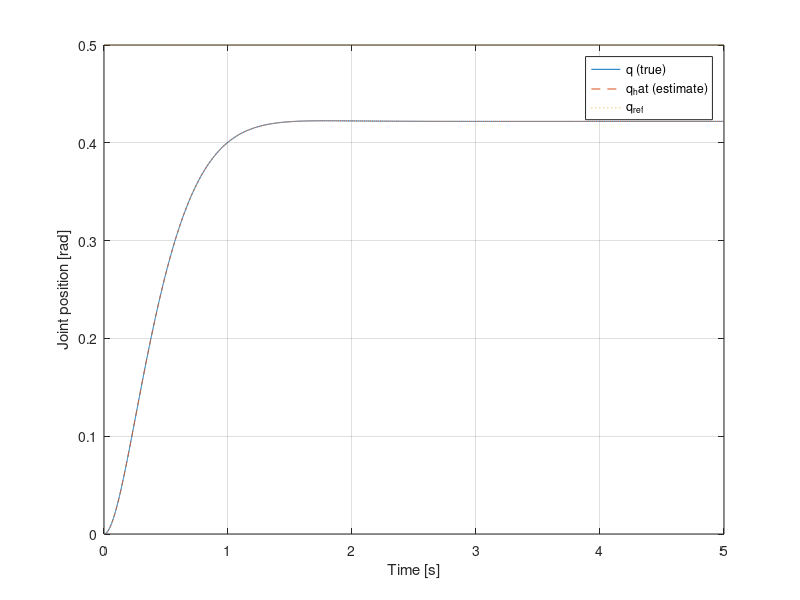
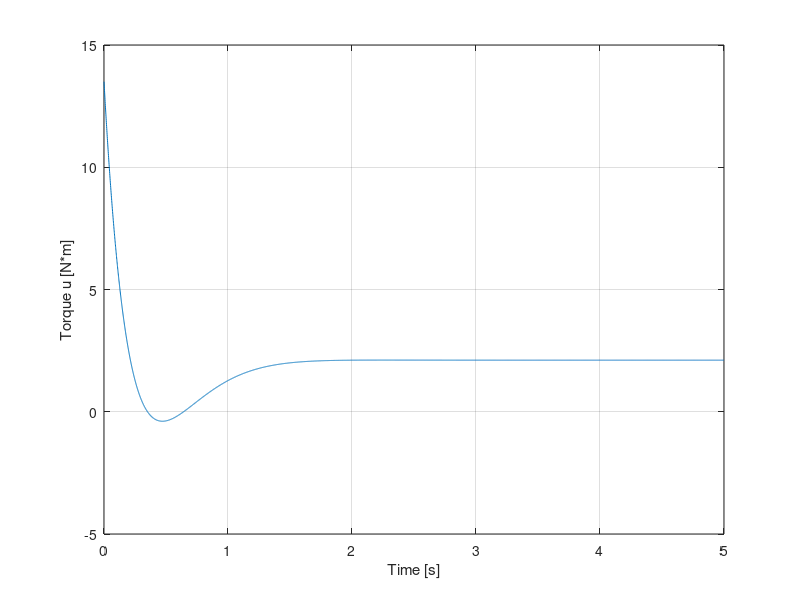

Reproduce these figures in MATLAB, in order.

% Model parameters
M = 2.0;
b = 0.8;
k = 5.0;

A = [0 1;
     -k/M -b/M];
B = [0;
     1/M];
C = [1 0];

K = [27.0 13.6];
L = [28.4;
     242.14];

dt = 1e-3;
T_end = 5.0;
N = floor(T_end / dt);

q_ref = 0.5;
x_ref = [q_ref; 0];

x = [0; 0];
x_hat = [0; 0];

t_log = zeros(N, 1);
q_log = zeros(N, 1);
q_hat_log = zeros(N, 1);
u_log = zeros(N, 1);

for k_step = 1:N
    t = (k_step - 1) * dt;
    t_log(k_step) = t;

    y = C * x;
    y_hat = C * x_hat;
    y_err = y - y_hat;

    u = -K * (x_hat - x_ref);

    q_log(k_step) = y;
    q_hat_log(k_step) = y_hat;
    u_log(k_step) = u;

    x_dot = A * x + B * u;
    x_hat_dot = A * x_hat + B * u + L * y_err;

    x = x + dt * x_dot;
    x_hat = x_hat + dt * x_hat_dot;
end

figure;
plot(t_log, q_log, t_log, q_hat_log, '--', ...
     t_log, q_ref * ones(size(t_log)), ':');
xlabel('Time [s]');
ylabel('Joint position [rad]');
legend('q (true)', 'q_hat (estimate)', 'q_{ref}');
grid on;

figure;
plot(t_log, u_log);
xlabel('Time [s]');
ylabel('Torque u [N*m]');
grid on;
